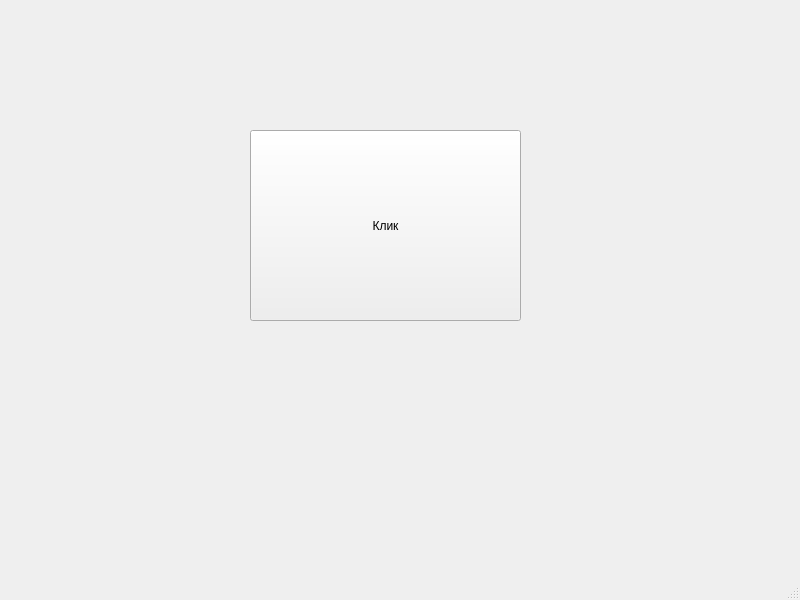
<?xml version="1.0" encoding="UTF-8"?>
<ui version="4.0">
 <class>mainWindow</class>
 <widget class="QMainWindow" name="mainWindow">
  <property name="geometry">
   <rect>
    <x>0</x>
    <y>0</y>
    <width>800</width>
    <height>600</height>
   </rect>
  </property>
  <property name="windowTitle">
   <string>Жёлтые окружности</string>
  </property>
  <widget class="QWidget" name="centralwidget">
   <widget class="QPushButton" name="pushButton">
    <property name="geometry">
     <rect>
      <x>250</x>
      <y>130</y>
      <width>271</width>
      <height>191</height>
     </rect>
    </property>
    <property name="text">
     <string>Клик</string>
    </property>
   </widget>
  </widget>
  <widget class="QMenuBar" name="menubar">
   <property name="geometry">
    <rect>
     <x>0</x>
     <y>0</y>
     <width>800</width>
     <height>26</height>
    </rect>
   </property>
  </widget>
  <widget class="QStatusBar" name="statusbar"/>
 </widget>
 <resources/>
 <connections/>
</ui>
